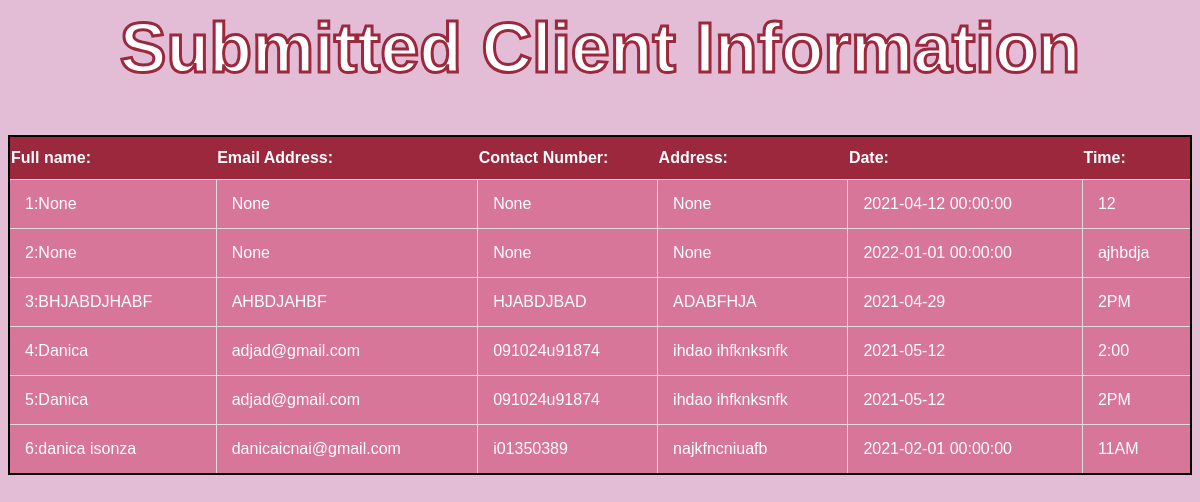
Before: /book/ with the older database file.
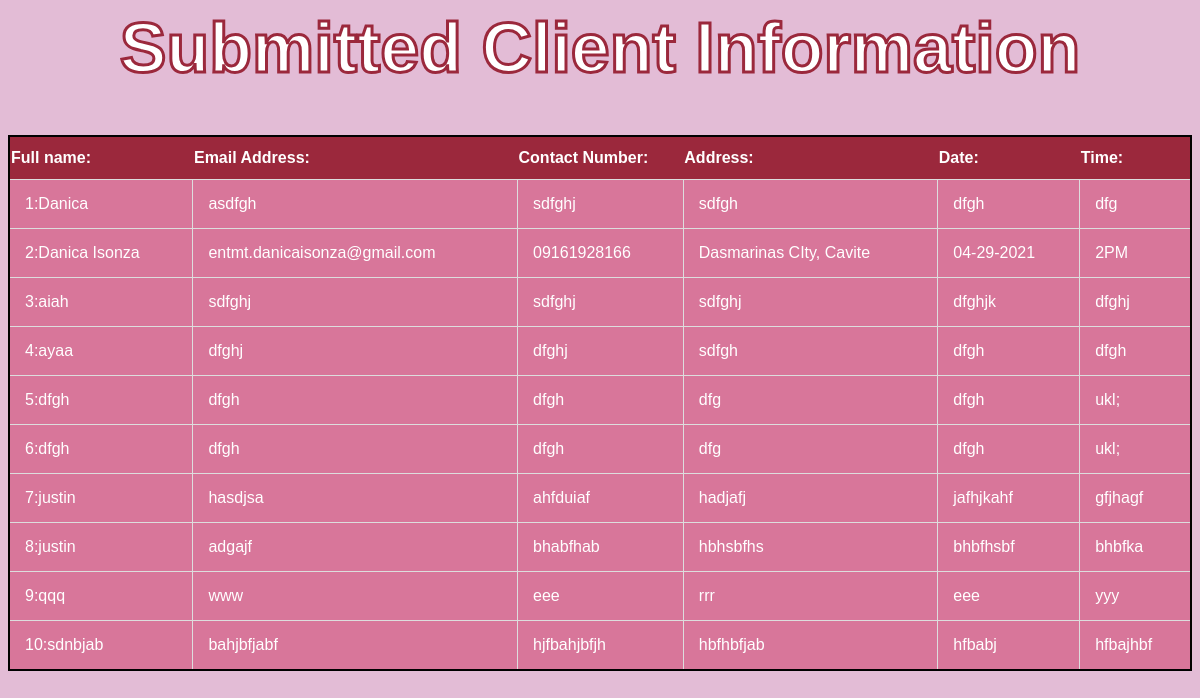
After: the same page with the newer database file.
### appointment/models.py (models this page shows, shortened)
class Item(models.Model):
	client = models.ForeignKey(User, default=None, on_delete=models.CASCADE, null=True)
	name = models.CharField(max_length=50, null=True)
	email = models.CharField(max_length=50, null=True)
	contact = models.CharField(max_length=50, null=True)
	address = models.TextField(max_length=50, null=True)
	date = models.CharField(max_length=50, null=True)
	clock = models.CharField(max_length=50, null=True)

### appointment/views.py (the view)
# urls.py: path('book/', views.BookPage, name="book"),
def BookPage(request):
	obj = Item.objects.all().order_by('name')
	return render(request,'bookpage.html', {'obj': obj})

### appointment/templates/bookpage.html (shortened to what this page needs)
<html>
<head>
</head>
<body style="background-color:#E3BCD6;">
<center><h1>Submitted Client Information</h1></center>
<table style="width:100%">
<th>Full name:</th>
    <th>Email Address:</th>
    <th>Contact Number:</th>
    <th>Address:</th>
    <th>Date:</th>
    <th>Time:</th>
	{% for obj in obj %}
	<div class="obj">
    <tr>
    <td>{{ forloop.counter }}:{{ obj.name }}</td>
    <td>{{ obj.email }}</td>
    <td>{{ obj.contact }}</td>
    <td>{{ obj.address }}</td>
    <td>{{ obj.date }}</td>
    <td>{{ obj.clock }}</td>
	</tr>
</div>
	{% endfor %}
	</table>
</body>
</html>

### appointment/templates/bookpage.html (style rules this page uses)
* { font-family: sans-serif; }
h1 { color: white; text-align: center; font-size: 70px; -webkit-text-stroke-width: 3px; -webkit-text-stroke-color: #9B283C; }
table { border: 2px solid black; border-collapse: collapse; }
th { padding-top: 12px; padding-bottom: 12px; text-align: left; background-color: #9B283C; color: white; }
td { border: 1px solid #ddd; padding: 15px; background-color: #D8769A; color: white; }

Changed rows visible on the page:
removed Item: name "None", email "None", contact "None", address "None", date "2022-01-01 00:00:00", clock "ajhbdja"
removed Item: name "BHJABDJHABF", email "AHBDJAHBF", contact "HJABDJBAD", address "ADABFHJA", date "2021-04-29", clock "2PM"
removed Item: name "Danica", email "adjad@gmail.com", contact "091024u91874", address "ihdao ihfknksnfk", date "2021-05-12", clock "2:00"
removed Item: name "danica isonza", email "danicaicnai@gmail.com", contact "i01350389", address "najkfncniuafb", date "2021-02-01 00:00:00", clock "11AM"
added Item: name "Danica", email "asdfgh", contact "sdfghj", address "sdfgh", date "dfgh", clock "dfg"
changed Item "2PM": name "Danica" → "Danica Isonza"; email "adjad@gmail.com" → "entmt.danicaisonza@gmail.com"; contact "091024u91874" → "09161928166"; address "ihdao ihfknksnfk" → "Dasmarinas CIty, Cavite"; date "2021-05-12" → "04-29-2021"; moves up the list
added Item: name "aiah", email "sdfghj", contact "sdfghj", address "sdfghj", date "dfghjk", clock "dfghj"
added Item: name "ayaa", email "dfghj", contact "dfghj", address "sdfgh", date "dfgh", clock "dfgh"
added Item: name "dfgh", email "dfgh", contact "dfgh", address "dfg", date "dfgh", clock "ukl;"
added Item: name "dfgh", email "dfgh", contact "dfgh", address "dfg", date "dfgh", clock "ukl;"
added Item: name "justin", email "hasdjsa", contact "ahfduiaf", address "hadjafj", date "jafhjkahf", clock "gfjhagf"
added Item: name "justin", email "adgajf", contact "bhabfhab", address "hbhsbfhs", date "bhbfhsbf", clock "bhbfka"
changed Item: name "None" → "qqq"; email "None" → "www"; contact "None" → "eee"; address "None" → "rrr"; date "2021-04-12 00:00:00" → "eee"; clock "12" → "yyy"
added Item: name "sdnbjab", email "bahjbfjabf", contact "hjfbahjbfjh", address "hbfhbfjab", date "hfbabj", clock "hfbajhbf"
